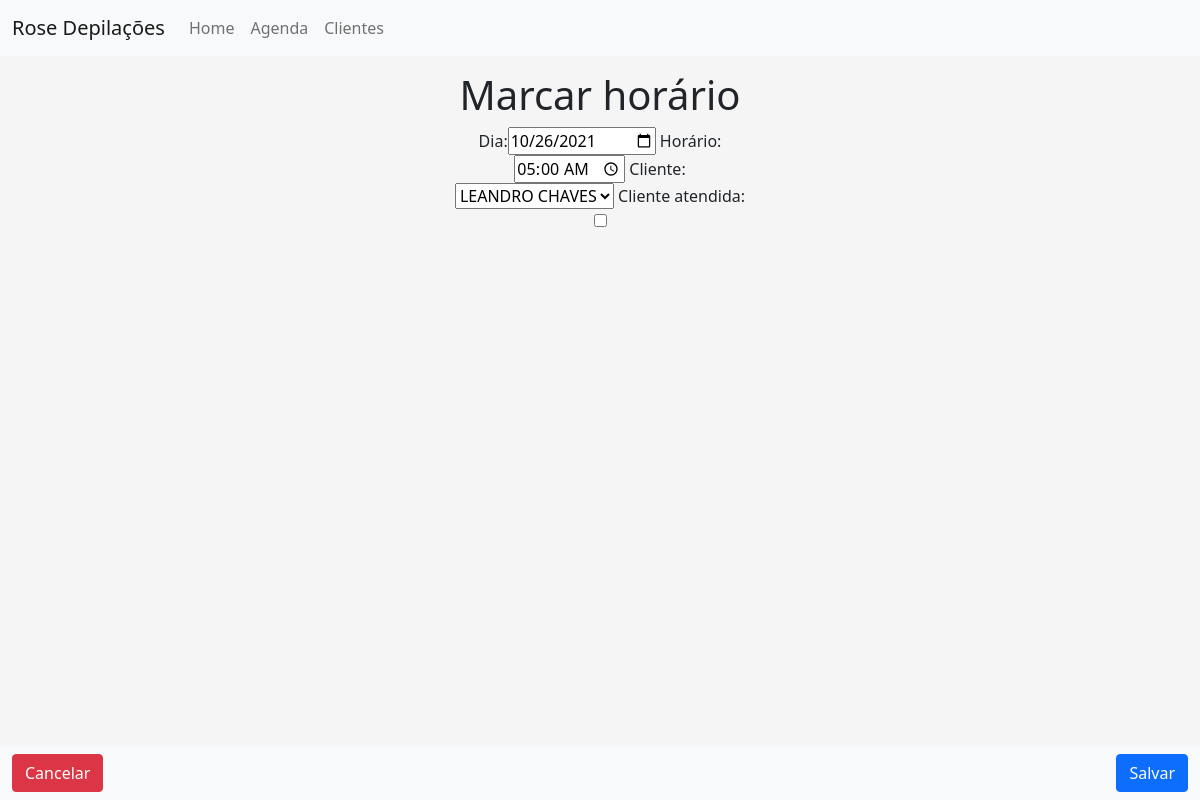
Screenshot of /agenda/update/9 with the database file from the repository.
### horarios/models.py (models this page shows)
class Agenda(models.Model):
    dia = models.DateField(verbose_name='Dia')
    horario = models.TimeField(verbose_name='Horário')
    cliente = models.ForeignKey(to=Cliente, on_delete=models.CASCADE)
    status_atendimento = models.BooleanField(
        verbose_name='Cliente atendida',
        default=False
    )
    class Meta:
        unique_together = [['dia', 'horario']]

### horarios/views.py (the view)
# urls.py: path('update/<int:pk>', UpdateAgenda.as_view(), name='update-agenda'),
class UpdateAgenda(UpdateView):
    model = Agenda
    template_name = 'horarios/agenda_form.html'
    form_class = AgendaForm
    success_url = reverse_lazy('list-agenda')

### horarios/forms.py
class AgendaForm(forms.ModelForm):
    dia = forms.DateField(
        label='Dia',
        widget=forms.DateInput(
            format='%Y-%m-%d', attrs={'type': 'date', 'value': date.today()}),
    )
    horario = forms.TimeField(
        label='Horário',
        widget=forms.DateInput(
            format='%H:%M', attrs={'type': 'time'}),
    )
    cliente = forms.ModelChoiceField(
        label='Cliente',
        queryset=Cliente.objects.all().order_by('nome'),
        required=True,
    )
    class Meta:
        model = Agenda
        fields = ['dia', 'horario', 'cliente', 'status_atendimento']

### clientes/models.py (called while the page is built)
    def __str__(self):
        return self.nome

### horarios/templates/horarios/agenda_form.html (shortened to what this page needs)
{% extends 'base.html' %}
{% load bootstrap_tags %}
{% block content %}
    <h1>Marcar horário</h1>
    <form method="POST">
        {{ form|as_bootstrap }}
        <nav class="navbar fixed-bottom navbar-light bg-light">
            <div class="container-fluid">
                <a class="btn btn-danger" href="{% url 'list-agenda' %}" role="button">Cancelar</a>
                <button type="submit" class="btn btn-primary">Salvar</button>
            </div>
        </nav>
    </form>
{% endblock content %}

### templates/base.html (style rules this page uses)
html, body { height: 100%; }
body { background-color: #f5f5f5; }

### rows the page displays
Agenda: dia "10/26/2021", horario "05:00", cliente "LEANDRO CHAVES"
